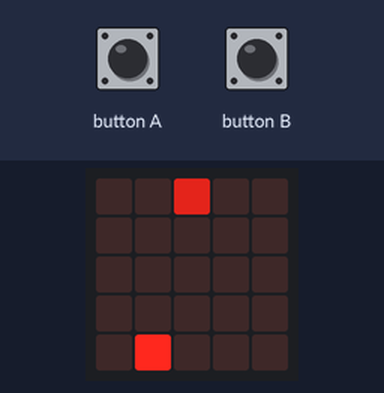
A program run on a simulated BBC micro:bit running MicroPython. Parts: the board's 5×5 LED display. The inputs (shaded band) are chosen by the test bench. Random numbers come from a fixed seed.

Above: at 1.2 s.
1.3 s: button B pressed for 0.15 s
At 1.9 s:
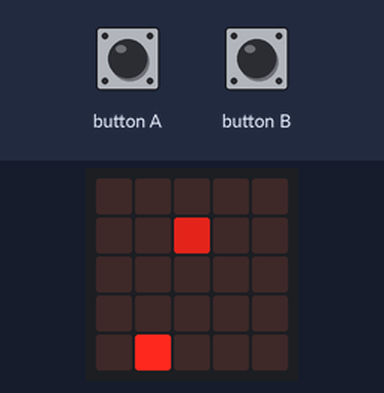
At 5.1 s:
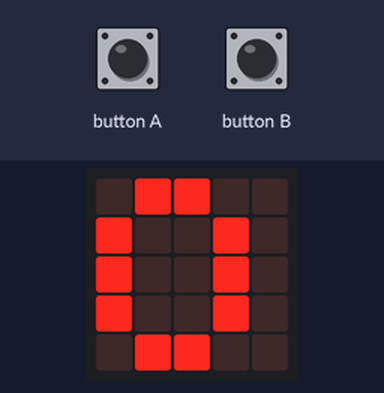
Timing chart, 0 to 6.6 s (numbered marks = the images above; inputs shaded):
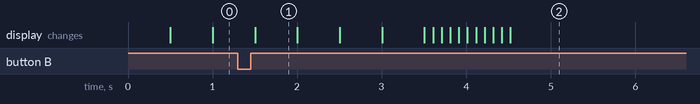

Measured:
- what the display in image 1 shows lasts 0.5 s, from 1.5 s to 2.0 s

The program:

snake_game.py
```python
# Snake for the micro:bit

"""
NOTE: this code doesn't work due to the limited memory of the micro:bit
It could work if written in C.
Micropython seems to interpret the code's text verbatim rather than using an intermediate bytecode.
"""

# GLOBAL CONFIG
FPS = 2
# COLORS are numbers 0-9
HEAD_COLOR = 6
SEGMENT_COLORS = [4,3,5]
APPLE_COLOR = 9
BACKGROUND_COLOR = 0

import random
from microbit import *

DIRECTIONS = [
    [1,0],
    [0,-1],
    [-1,0],
    [0,1]
]

class Snake:
    def __init__(self):
        self.blocks = [[0,0]]
        self.direction = 0
        display.set_pixel(0,0,HEAD_COLOR)
    def collides(self,position):
        for block in self.blocks:
            if block[0] == position[0] and block[1] == position[1]: return True
        else: return False
    def step(self):
        global game
        if button_a.was_pressed(): self.direction += 1
        if button_b.was_pressed(): self.direction -= 1
        self.direction %= 4
        new_block = [a+b for a,b in zip(self.blocks[0],DIRECTIONS[self.direction])]
        for position in new_block:
            if position < 0 or position >= 5:
                game.game_over(new_block); return
        if self.collides(new_block):
            game.game_over(new_block); return
        self.blocks.insert(0,new_block)
        if new_block[0] == game.apple[0] and new_block[1] == game.apple[1]:
            if len(self.blocks) == 25: game.game_over(); return
            else: game.spawn_apple()
        else:
            display.set_pixel(self.blocks[-1][0],self.blocks[-1][1],BACKGROUND_COLOR)
            self.blocks = self.blocks[:-1]
        display.set_pixel(new_block[0],new_block[1],HEAD_COLOR)
        for i, block in enumerate(self.blocks[1:]):
            display.set_pixel(block[0],block[1],SEGMENT_COLORS[i%3])

class Game:
    def __init__(self):
        self.apple = None
        self.snake = Snake()
        self.spawn_apple()
        self.running = True
    def score(self): return len(self.snake.blocks) - 1
    def step(self): self.snake.step()
    def game_over(self, position):
        self.running = False
        self.death_position = position
    def spawn_apple(self):
        if self.apple:
            display.set_pixel(self.apple[0],self.apple[1],BACKGROUND_COLOR)
        new_apple = [random.randint(0,4),random.randint(0,4)]
        while self.snake.collides(new_apple):
            new_apple = [random.randint(0,4),random.randint(0,4)]
        self.apple = new_apple
        display.set_pixel(self.apple[0],self.apple[1],APPLE_COLOR)

game = Game()

while game.running:
    sleep(1000/FPS)
    game.step()

score = game.score()

# move memory to save space
# (required)

death_position = game.death_position
snake_blocks = game.snake.blocks
apple = game.apple

del game
del Game
del DIRECTIONS
del Snake

for explosion in range((score//5)+1):
    for radius in range(10):
        darken = 9-radius
        explosion_brightness = max(0,9-radius)
        display.set_pixel(apple[0],apple[1],int(APPLE_COLOR/(2-radius/9)))
        display.set_pixel(snake_blocks[0][0],snake_blocks[0][1],int(HEAD_COLOR//(2-radius/9)))
        for i, block in enumerate(snake_blocks):
            display.set_pixel(block[0],block[1],int(SEGMENT_COLORS[i%3]//(2-radius/9)))
        for y in range(5):
            for x in range(5):
                if abs(x-death_position[0]) + abs(y-death_position[1]) == radius:
                    display.set_pixel(x,y,explosion_brightness)
        sleep(100)
        for y in range(5):
            for x in range(5):
                if abs(x-death_position[0]) + abs(y-death_position[1]) == radius:
                    display.set_pixel(x,y,BACKGROUND_COLOR)

if score < 10:
    display.show(str(score),loop=True)
else:
    display.scroll(str(score),loop=True,monospace=True)
```
